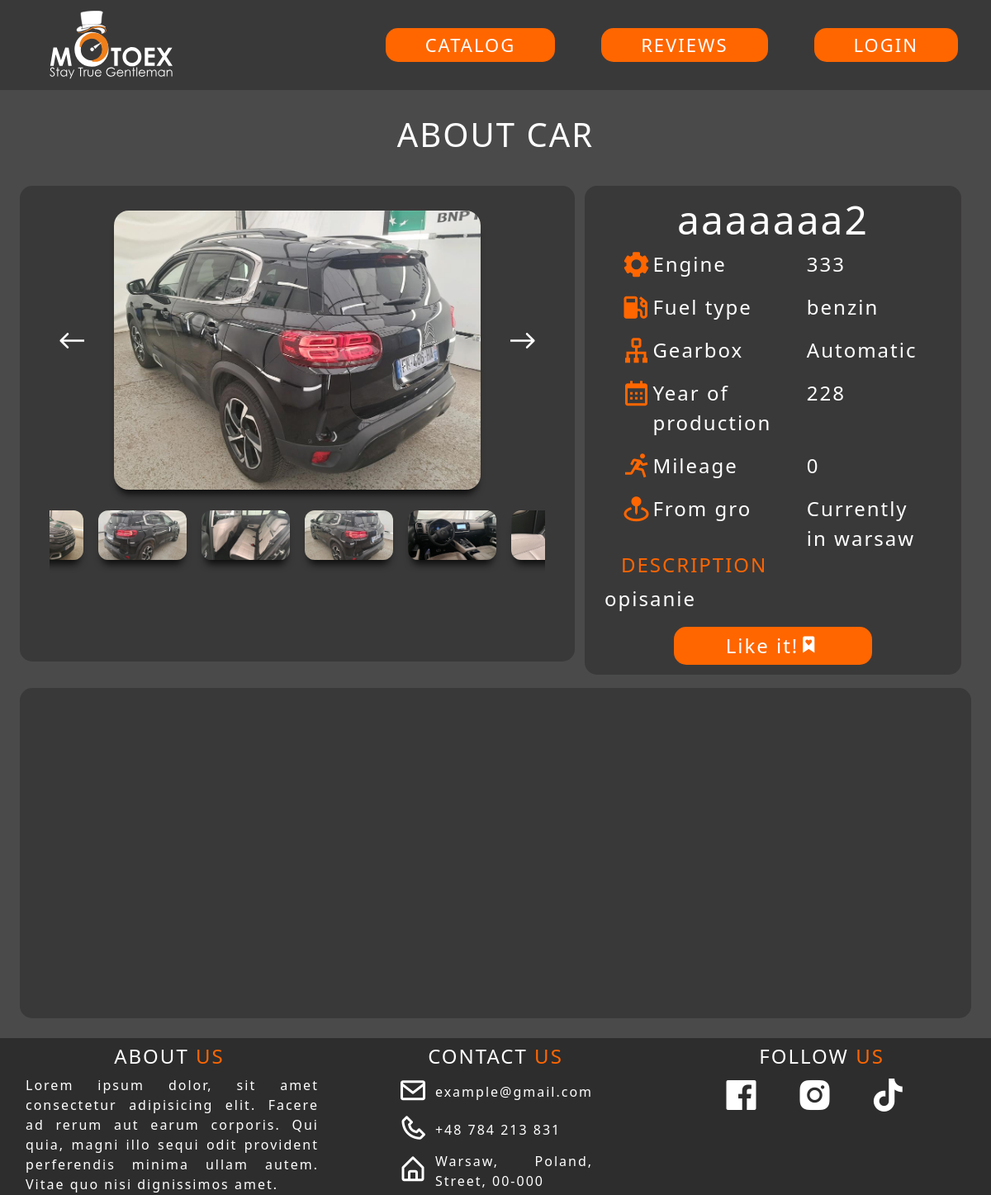
Page /about/9/ on the committed database.
### andrei/models.py (models this page shows)
class AdditionalImage(models.Model):
    image = models.ImageField(upload_to='additional_images/')
    vehicle = models.ForeignKey(Vehicle, on_delete=models.CASCADE)

class Vehicle(models.Model):
    name = models.CharField(max_length=100)
    description = models.TextField(null=False)
    lon = models.FloatField()
    lat = models.FloatField()
    _type = models.CharField(max_length=20)
    engine = models.CharField(max_length=100)
    fuel_type = models.CharField(max_length=100)
    transmission = models.CharField(max_length=10)
    year_of_prod = models.IntegerField()
    mileage = models.CharField(max_length=15)
    hometown = models.CharField(max_length=30)                  # from ""
    currently_in = models.CharField(max_length=30)              # currently in ""
    users = models.ManyToManyField(User)                        # чтобы лайкнуть car

### andrei/views.py (the view)
# urls.py: path('about/<str:id>/', about_vehicle_page, name='about'),
def about_vehicle_page(request, id: str):
    vehicle = Vehicle.objects.get(id=id)
    context = {
        "vehicle": vehicle,
        'images_set': vehicle.additionalimage_set.all(),
        'like_vehicle_class': 'like-vehicle-pressed'
    }
    if request.method == "POST":
        like_car(request)
    return render(request, 'about_page.html', context=context)

### templates/about_page.html (shortened to what this page needs)
{% load static %}
<html lang="en">
<head>
  <link href="https://cdn.jsdelivr.net/npm/bootstrap@5.0.2/dist/css/bootstrap.min.css" rel="stylesheet">
  <link href='https://unpkg.com/boxicons@2.1.4/css/boxicons.min.css' rel='stylesheet'>
  <link rel="stylesheet" type="text/css" href="https://cdn.jsdelivr.net/npm/slick-carousel@1.8.1/slick/slick.css">
  <link rel="stylesheet" type="text/css" href="{% static '/slick/slick.css' %}"/>
  <link rel="stylesheet" type="text/css" href="{% static '/slick/slick-theme.css' %}"/>
  <link rel="stylesheet" href="{% static 'v8.2.0-package/ol.css' %}"/>
  <link rel="stylesheet" type="text/css" href="https://cdn.jsdelivr.net/npm/slick-carousel@1.8.1/slick/slick.css">
</head>
<body>
    <div class="navbar sticky-top navbar-expand-lg">
      <div class="container-fluid ">
        <a
        href="{%url 'main' %}"
        class="navbar-brand mb-0">
          <img src="{% static 'motoex-logo-true.svg' %}" class="motoex-logo"/>
        </a>
        <div class="nav-buttons navbar-collapse" id="navbarNav">
          <ul class="navbar-nav">
            <li class="nav-item active">
              <a href="{% url 'choose_vehicle' %}" class="nav-link"><p class="link-name">CATALOG</p></a>
            </li>
            <li class="nav-item active">
              <a href="{% url 'reviews' %}" class="nav-link"><p class="link-name">REVIEWS</p></a>
              <li class="nav-item active">
                <a href="{% if request.user.is_authenticated %} {% url 'account' %} {% else %} {% url 'login' %} {% endif %}" class="nav-link"><p class="link-name">{% if user.is_authenticated %} {{ request.user.username }} {% else %} LOGIN {% endif %}</p></a>
              </li>
            </li>
          </ul>
        </div>
      </div>
    </div>
    <div class="how-works mt-4">
      <div class="container-fluid text-center">
        <p class="title-1">ABOUT CAR</p>
      </div>
    </div>
    <div class="row car-cols">
      <div class="col-xl-7 carousel">
        <div class="slider-for" id="slick-images">
          {% for image in images_set %}
            <div class="carousel-image auto-resize" style="background-image:url('{{ image.image.url }}')"></div>
          {% endfor %}
        </div>
        <div class="slider-nav container" id="slider-nav">
          {% for image in images_set %}
            <div class="bottom-carousel-image auto-resize" style="background-image:url('{{ image.image.url }}')"></div>
          {% endfor %}
        </div>
      </div>
      <div class="col-xl-5">
        <div class="info">
          <div class="row">
            <h4>
              <span style="font-size:xxx-large; ">{{ vehicle.name }}</span>
            </h4>
          </div>
          <div class="row">
            <div class="row info-row">
              <div class="col-6 d-flex info-left">
                <i class='bx bxs-cog bx-md' style="color: #ff6600;"></i>
                <p>Engine</p>
              </div>
              <div class="col-6 d-flex info-right">
                {{ vehicle.engine }}
              </div>
            </div>
            <div class="row info-row">
              <div class="col-6 d-flex info-left">
                <i class='bx bxs-gas-pump bx-md' style="color: #ff6600;"></i>
                <p>Fuel type</p>
              </div>
              <div class="col-6 d-flex info-right">
                {{ vehicle.fuel_type }}
              </div>
            </div>
            <div class="row info-row">
              <div class="col-6 d-flex info-left">
                <i class='bx bx-sitemap bx-md' style="color: #ff6600;"></i>
                <p>Gearbox</p>
              </div>
              <div class="col-6 d-flex info-right">
                {{ vehicle.transmission }}
              </div>
            </div>
            <div class="row info-row">
              <div class="col-6 d-flex info-left">
                <i class='bx bx-calendar bx-md' style="color: #ff6600;"></i>
                <p>Year of production</p>
              </div>
              <div class="col-6 d-flex info-right">
                {{ vehicle.year_of_prod }}
              </div>
            </div>
            <div class="row info-row">
              <div class="col-6 d-flex info-left">
                <i class='bx bx-run bx-md' style="color: #ff6600;"></i>
                <p>Mileage</p>
              </div>
              <div class="col-6 d-flex info-right">
                {{ vehicle.mileage }}
              </div>
            </div>
            <div class="row info-row">
              <div class="col-6 d-flex info-left">
                <i class='bx bxs-map-pin bx-md' style="color: #ff6600;"></i>
                <p>From {{ vehicle.hometown }}</p>
              </div>
              <div class="col-6 d-flex info-right">
                Currently in {{ vehicle.currently_in }}
              </div>
            </div>
          </div>
          <div class="row description">
            <h4 style="color: #ff6600; margin-left: 20px; width: min-content">
              <span>DESCRIPTION</span>
            </h4>
            <p style="text-align: justify;">
              {{ vehicle.description }}
            </p>
          </div>
            <div style="text-align: center;">
              <button type="submit" onclick="toggleLike(this)" class="like-vehicle {{ like_vehicle_class }}" style="align-self: center; width: 20vw">Like it!<i class='bx bxs-bookmark-heart'></i></button>
            </div>
        </div>
      </div>
    </div>
    <div class="container-fluid mapped">
      <div class="map-frame">
        <div id="js-map" class="map"></div>
      </div>
    </div>
    <div class="container-fluid footer">
      <div class="row pt-2">
        <div class="col left">
          <h4 class="footer-left-H">
            <span class="devided-text" style="color:white;">ABOUT</span>
            <span class="devided-text" style="color:#ff6600">US</span>
          </h4>
          <p class="footer-info left">
            Lorem ipsum dolor, sit amet consectetur adipisicing elit. Facere ad rerum aut earum corporis. Qui quia, magni illo sequi odit provident perferendis minima ullam autem. Vitae quo nisi dignissimos amet.
          </p>
        </div>
        <div class="col center">
          <h4 class="footer-left-H">
            <span class="devided-text" style="color:white;">CONTACT</span>
            <span class="devided-text" style="color:#ff6600">US</span>
          </h4>
          <ul class="contact-data row">
            <li class="d-flex footer-list-item">
              <i class='bx bx-envelope bx-md footer-list-item'></i>
              <p class="footer-info center">example@gmail.com</p>
            </li>
            <li class="d-flex footer-list-item">
              <i class='bx bx-phone bx-md footer-list-item'></i>
              <p class="footer-info center">+48 784 213 831</p>
            </li>
            <li class="d-flex footer-list-item">
              <i class='bx bx-home-alt bx-md footer-list-item'></i>
              <p class="footer-info center">Warsaw, Poland, Street, 00-000 </p>
            </li>
          </ul>
        </div>
        <div class="col right">
          <h4 class="footer-left-H">
            <span class="devided-text" style="color:white">FOLLOW</span>
            <span class="devided-text" style="color:#ff6600">US</span>
          </h4>
          <div class="row d-flex flex-row justify-content-center text-center">
            <a href="#" class="social-media-link"><i class='bx bxl-facebook-square bx-lg' style="color: white;"></i></a>
            <a href="#" class="social-media-link"><i class='bx bxl-instagram-alt bx-lg' style="color: white;"></i></a>
            <a href="#" class="social-media-link"><i class='bx bxl-tiktok bx-lg' style="color: white;"></i></a>
          </div>
        </div>
      </div>
    </div>
</body>
</html>

### static/v8.2.0-package/ol.css (style rules this page uses)
:root, :host { --ol-background-color: white; --ol-accent-background-color: #F5F5F5; --ol-subtle-background-color: rgba(128, 128, 128, 0.25); --ol-partial-background-color: rgba(255, 255, 255, 0.75); --ol-foreground-color: #333333; --ol-subtle-foreground-color: #666666; --ol-brand-color: #00AAFF; }

### rows in the picture
AdditionalImage: image (picture)
AdditionalImage: image (picture)
AdditionalImage: image (picture)
AdditionalImage: image (picture)
AdditionalImage: image (picture)
AdditionalImage: image (picture)
Vehicle: name "aaaaaaa2", engine "333", fuel_type "benzin", transmission "Automatic", year_of_prod "228", mileage "0", hometown "gro", currently_in "warsaw", description "opisanie"
